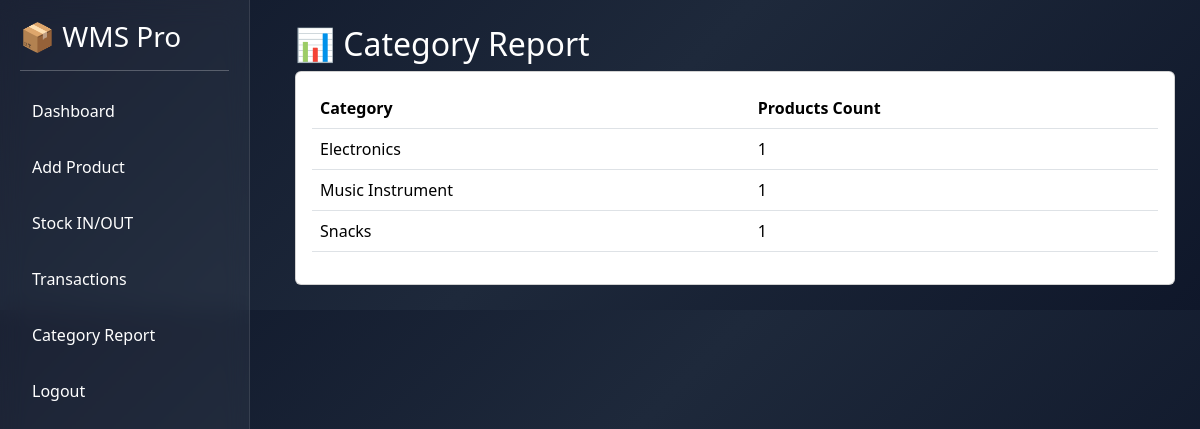
The page /category-report/ (signed in) on the database its author committed.
### Nest_app/models.py (models this page shows, shortened)
class Product(models.Model):
    name = models.CharField(max_length=100)
    category = models.CharField(max_length=100)
    quantity = models.IntegerField(default=0)
    price = models.FloatField()

### Nest_app/views.py (the view)
# urls.py: path('category-report/', views.category_report, name='category_report'),
@login_required
def category_report(request):
    categories = Product.objects.values('category').annotate(
        product_count=Count('id')
    )
    return render(request, 'category_report.html', {
        'categories': categories
    })

### Nest_app/templates/category_report.html
{% extends 'base.html' %}
{% block content %}
<h2>📊 Category Report</h2>
<div class="card card-box p-3">
<table class="table">
    <tr>
        <th>Category</th>
        <th>Products Count</th>
    </tr>
    {% for c in categories %}
    <tr>
        <td>{{ c.category }}</td>
        <td>{{ c.product_count }}</td>
    </tr>
    {% endfor %}
</table>
</div>
{% endblock %}

### Nest_app/templates/base.html (style rules this page uses)
body { margin: 0; font-family: 'Segoe UI'; background: linear-gradient(135deg, #0f172a, #1e293b, #0f172a); color: white; }
table { width: 100%; color: white; }
th { color: #94a3b8; }
td { padding: 10px; }

### rows shown on the page
Product: category "Electronics", product_count "1"
Product: category "Music Instrument", product_count "1"
Product: category "Snacks", product_count "1"
